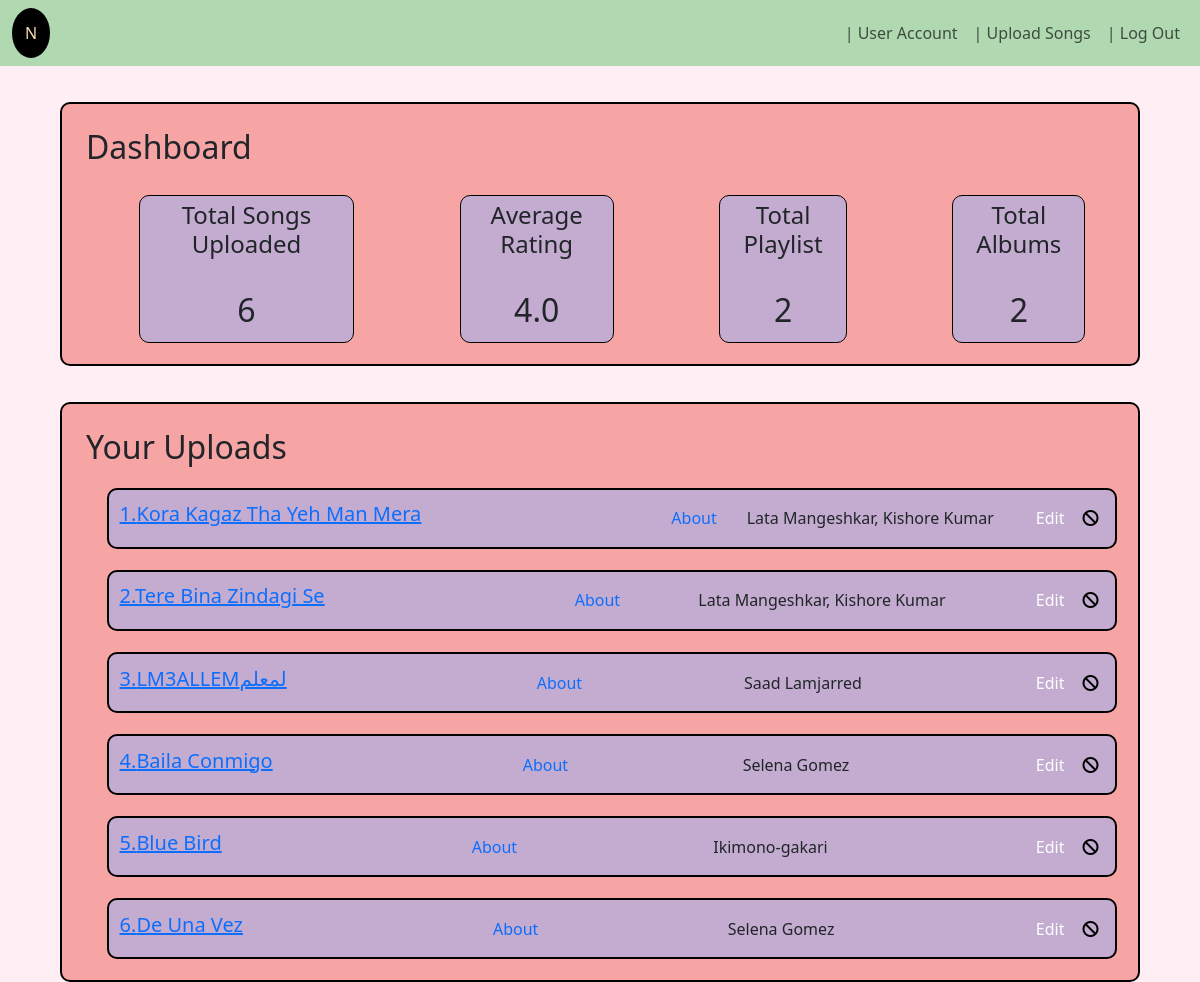
The app's page /dashboard (signed in) with its own data.
### application/models.py (models this page shows)
class Loggers(db.Model):
    __tablename__ = 'loggers'
    l_id = db.Column(db.Integer, autoincrement=True, primary_key=True)
    username = db.Column(db.String, unique=True)
    password = db.Column(db.String)
    profile = db.Column(db.String)
    comment = db.relationship("Songs", secondary="comments")

class Songs(db.Model):
    __tablename__="songs"
    s_id = db.Column(db.Integer, autoincrement=True, primary_key=True)
    name = db.Column(db.String, unique=True)
    lyrics = db.Column(db.String)
    rating = db.Column(db.Integer)
    doc = db.Column(db.String)
    singer = db.Column(db.String)
    g_id = db.Column(db.Integer, db.ForeignKey("genre.g_id"))
    l_id = db.Column(db.Integer, db.ForeignKey("loggers.l_id"))
    composer = db.relationship("Loggers", secondary="composer")

### application/controllers.py (the view, shortened to what this page needs)
    @app.route("/dashboard", methods=["GET", "POST"])
    def dashboard():
        global loggedProfile
        if request.method == "GET":
            if session.get('isLoggedIn') and session.get('profile')=="user":
                User = db.session.query(Loggers).filter(Loggers.username==session.get('loggedUser')).first()
                title1 = 'Total Songs Uploaded'
                title2 = "Average Rating"
                title3 = "Total Playlist"
                title4 = "Total Albums"
                allsongs = db.session.query(Songs).filter(Songs.l_id == User.l_id).all()
                text1 = len(allsongs)
                sumup = 0
                total = 0
                for i in allsongs:
                    com = db.session.query(Comments).filter(Comments.s_id == i.s_id).all()
                    print(com)
                    for j in com:
                        if j.rating != None:
                            sumup += int(j.rating)
                            total += 1
                if sumup == 0:
                    text2 = 0
                else:
                    text2 = sumup / total
                if (type(text2)!=int):
                    text2 = round(text2, 1)
                text3 = len(db.session.query(Playlist).filter(Playlist.l_id == User.l_id).all())
                text4 = len(db.session.query(Album).filter(Album.By == User.l_id).all())
                data = {"nav": "second", "user": User, "e1":['User Account', 'home'], "e2":['Upload Songs', 'upload'], "e3":['Log Out', 'logout'], "ds":[[title1, text1], [title2, text2], [title3, text3], [title4, text4]], "songs": allsongs}
                print(allsongs)
                return render_template("dashboard.html", data=data)
            else:
                return redirect(url_for("error", token="unauthenticated"))

### templates/dashboard.html (shortened to what this page needs)
{% include 'header.html' %}
<link rel="stylesheet" type="text/css" href="http://127.0.0.1:5000/static/playlist.css">
<link rel="stylesheet" href="http://127.0.0.1:5000/static/dashboard.css">
</head>
<body>
    {% include 'nav.html' %}
    <div class="upcomponent">
        <h2>Dashboard</h2>
        {% include 'dsbox.html' %}
    </div>
    <div class="downcomponent">
        <h2> Your Uploads </h2>
        <form action="/dashboard" method="post">
            {% for i in data['songs'] %}
                {% set myvar = loop.index %}
                {% include 'uploads.html' %}
            {%endfor%}
        </form>
    </div>
{% include 'footer.html' %}

### templates/nav.html (shortened to what this page needs)
<header>
    <nav class="navbar navbar-expand-lg navbar-custom" style="background-color: #B0D9B1;">
        <div class="container-fluid">
            <div class="navbar-collapse" id="navbarNav" >
                {% if data['nav']=="uneven" %}
                    <button type="button" class="btn btn-primary" data-bs-toggle="modal" data-bs-target="#exampleModal" style="color: wheat; padding: 10px; border: 3px solid black; border-radius: 100%; background-color: black;">{{ data['user'].admin_name[0] | upper}}</button>
                {% else %}
                    <button type="button" class="btn btn-primary" data-bs-toggle="modal" data-bs-target="#exampleModal" style="color: wheat; padding: 10px; border: 3px solid black; border-radius: 100%; background-color: black;">{{ data['user'].username[0] | upper}}</button>
                {% endif %}
                <ul class="navbar-nav ms-auto">
                    <li class="nav-item">
                        <a class="nav-link" href="{{ data['e1'][1] }}">| {{ data['e1'][0] }}</a>
                    </li>
                    {% if data['sub']!='no' %}
                        <li class="nav-item">
                            <a class="nav-link" href="{{ data['e2'][1] }}">| {{ data['e2'][0] }}</a>
                        </li>
                    {% endif %}
                    <li class="nav-item">
                        <a class="nav-link" href="{{ data['e3'][1] }}">| {{ data['e3'][0] }}</a>
                    </li>
                </ul>
            </div>
        </div>
    </nav>
</header>

### templates/uploads.html (shortened to what this page needs)
<div class="comp-song">
    <a href="/lyrics/{{ i.s_id }}"><h5>{{myvar}}.{{ i.name | replace('.mp3', '')}}</h5></a>
    <a href="/about/{{ i.s_id }}" style="text-decoration: none;"> About </a>
    <label> {{ i.singer }} </label>
    <button type="button" class="btn btn-primary" data-bs-toggle="modal" data-bs-target="#editModal">Edit</button>
    <button type="submit" value="{{ i.s_id }}" name="delete"><i class="fa-solid fa-ban"></i></a>
</div>

### static/playlist.css (style rules this page uses)
.comp-song { display: flex; align-items: center; padding: 1%; margin-left: 5%; margin-right: 10%; margin-top: 2px; margin-bottom: 1px; background-color: #C3ACD0; border: 2px solid black; border-radius: 10px; }
.comp-song h5 { margin-right: 250px; }
.comp-song label { text-align: center; flex: 1; }
.comp-song i { margin-left: auto; }
.comp-song button { background: none; border: none; }

### static/dashboard.css (style rules this page uses)
.upcomponent { background-color: #F7A4A4; border: 2px solid black; border-radius: 10px; margin-left: 5%; margin-right: 5%; margin-top: 3%; padding-left: 2%; padding-top: 2% }
.downcomponent { background-color: #F7A4A4; border: 2px solid black; border-radius: 10px; margin-left: 5%; margin-right: 5%; margin-top: 3%; padding-left: 2%; padding-top: 2% }
.comp-song { margin: 2%; }
body { background-color: #FFEEF4; }

### records on screen
Loggers: user "N"
Songs: myvar "1", name "Kora Kagaz Tha Yeh Man Mera", singer "Lata Mangeshkar, Kishore Kumar", {{ i.s_id }} 220 (drawn)
Songs: myvar "2", name "Tere Bina Zindagi Se", singer "Lata Mangeshkar, Kishore Kumar", {{ i.s_id }} 221 (drawn)
Songs: myvar "3", name "LM3ALLEMلمعلم", singer "Saad Lamjarred", {{ i.s_id }} 222 (drawn)
Songs: g "4", name "Baila Conmigo", singer "Selena Gomez", {{ i.s_id }} 223 (drawn)
Songs: g "5", name "Blue Bird", singer "Ikimono-gakari", {{ i.s_id }} 224 (drawn)
Songs: myvar "6", name "De Una Vez", singer "Selena Gomez", {{ i.s_id }} 225 (drawn)

### other values on screen
{{ data['e1'][0] }} "User Account"
{{ data['e2'][0] }} "Upload Songs"
{{ data['e3'][0] }} "Log Out"
{{ i[0] }} "Total Songs Uploaded" "Average Rating" "Total Playlist" "Total Albums"
{{ i[1] }} "6" "4.0" "2" "2"
